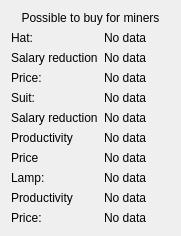
   <widget class="QWidget" name="gridLayoutWidget_4">
    <property name="geometry">
     <rect>
      <x>1050</x>
      <y>10</y>
      <width>181</width>
      <height>205</height>
     </rect>
    </property>
    <layout class="QGridLayout" name="psblToBuyLayout">
     <item row="7" column="1">
      <widget class="QLabel" name="labelPsblSuitPrice">
       <property name="text">
        <string>No data</string>
       </property>
      </widget>
     </item>
     <item row="2" column="0">
      <widget class="QLabel" name="label_14">
       <property name="text">
        <string>Salary reduction</string>
       </property>
      </widget>
     </item>
     <item row="8" column="1">
      <widget class="QLabel" name="labelPsblLampName">
       <property name="text">
        <string>No data</string>
       </property>
      </widget>
     </item>
     <item row="2" column="1">
      <widget class="QLabel" name="labelPsblHatSalary">
       <property name="text">
        <string>No data</string>
       </property>
      </widget>
     </item>
     <item row="9" column="1">
      <widget class="QLabel" name="labelPsblLampProd">
       <property name="text">
        <string>No data</string>
       </property>
      </widget>
     </item>
     <item row="9" column="0">
      <widget class="QLabel" name="label_24">
       <property name="text">
        <string>Productivity</string>
       </property>
      </widget>
     </item>
     <item row="6" column="0">
      <widget class="QLabel" name="label_19">
       <property name="text">
        <string>Productivity</string>
       </property>
      </widget>
     </item>
     <item row="1" column="0">
      <widget class="QLabel" name="label_8">
       <property name="text">
        <string>Hat:</string>
       </property>
      </widget>
     </item>
     <item row="4" column="1">
      <widget class="QLabel" name="labelPsblSuitName">
       <property name="text">
        <string>No data</string>
       </property>
      </widget>
     </item>
     <item row="1" column="1">
      <widget class="QLabel" name="labelPsblHatName">
       <property name="text">
        <string>No data</string>
       </property>
      </widget>
     </item>
     <item row="5" column="0">
      <widget class="QLabel" name="label_18">
       <property name="text">
        <string>Salary reduction</string>
       </property>
      </widget>
     </item>
     <item row="3" column="1">
      <widget class="QLabel" name="labelPsblHatPrice">
       <property name="text">
        <string>No data</string>
       </property>
      </widget>
     </item>
     <item row="4" column="0">
      <widget class="QLabel" name="label_10">
       <property name="text">
        <string>Suit:</string>
       </property>
      </widget>
     </item>
     <item row="0" column="0" colspan="2">
      <widget class="QLabel" name="label_7">
       <property name="text">
        <string>Possible to buy for miners</string>
       </property>
       <property name="alignment">
        <set>Qt::AlignCenter</set>
       </property>
      </widget>
     </item>
     <item row="7" column="0">
      <widget class="QLabel" name="label_22">
       <property name="text">
        <string>Price</string>
       </property>
      </widget>
     </item>
     <item row="8" column="0">
      <widget class="QLabel" name="label_11">
       <property name="text">
        <string>Lamp:</string>
       </property>
      </widget>
     </item>
     <item row="5" column="1">
      <widget class="QLabel" name="labelPsblSuitSalary">
       <property name="text">
        <string>No data</string>
       </property>
      </widget>
     </item>
     <item row="6" column="1">
      <widget class="QLabel" name="labelPsblSuitProd">
       <property name="text">
        <string>No data</string>
       </property>
      </widget>
     </item>
     <item row="3" column="0">
      <widget class="QLabel" name="label_16">
       <property name="text">
        <string>Price:</string>
       </property>
      </widget>
     </item>
     <item row="10" column="0">
      <widget class="QLabel" name="label_26">
       <property name="text">
        <string>Price:</string>
       </property>
      </widget>
     </item>
     <item row="10" column="1">
      <widget class="QLabel" name="labelPsblLampPrice">
       <property name="text">
        <string>No data</string>
       </property>
      </widget>
     </item>
    </layout>
   </widget>
